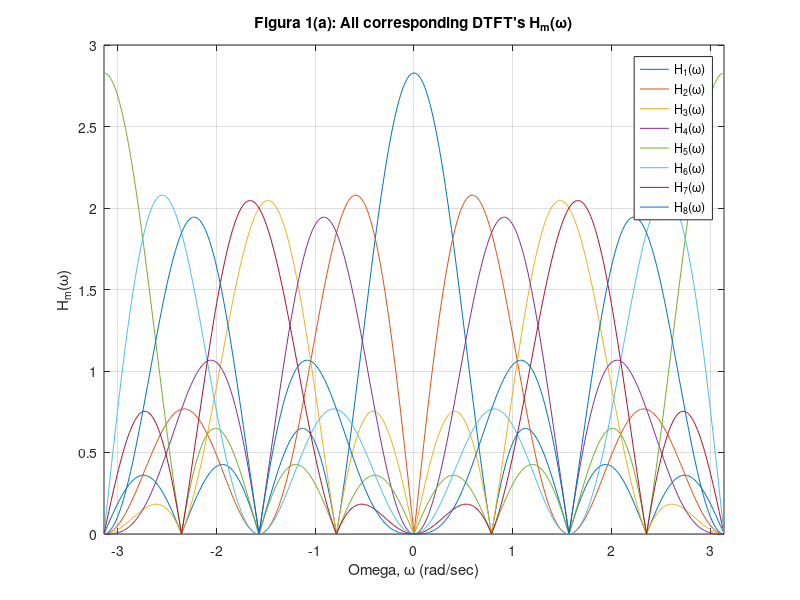
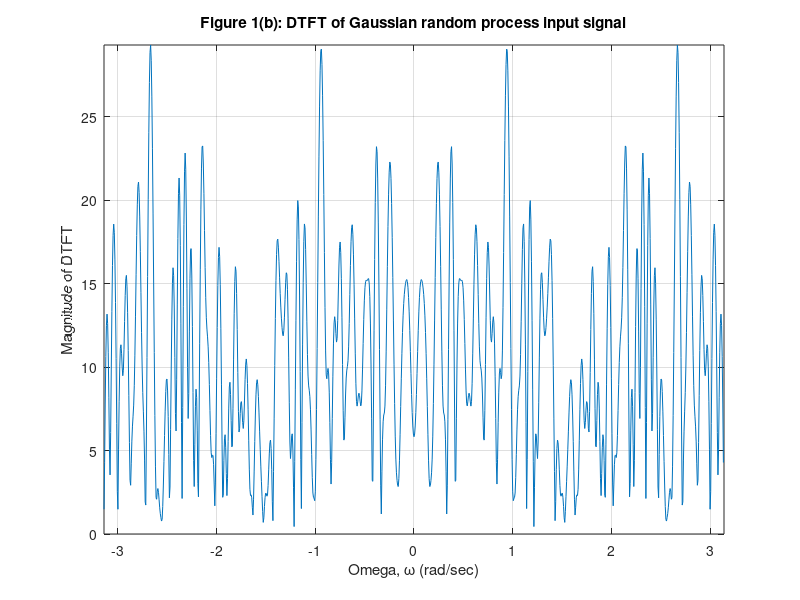
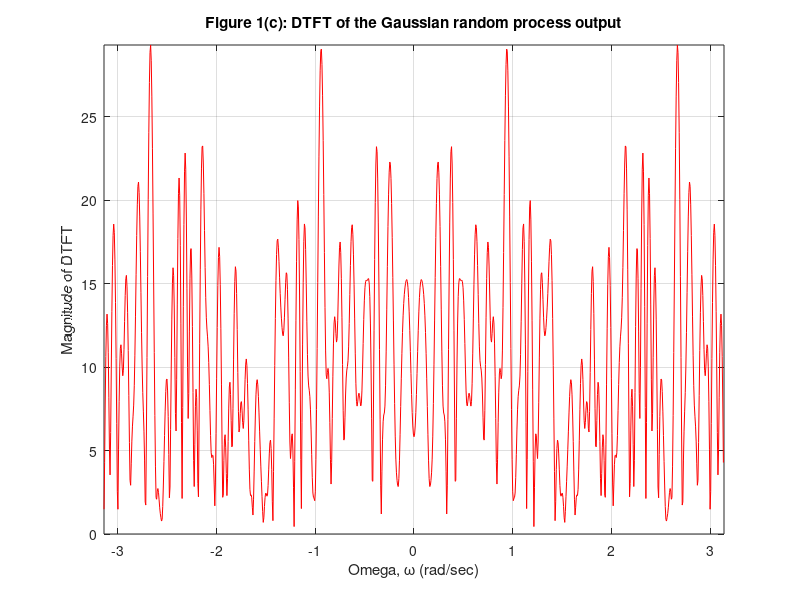
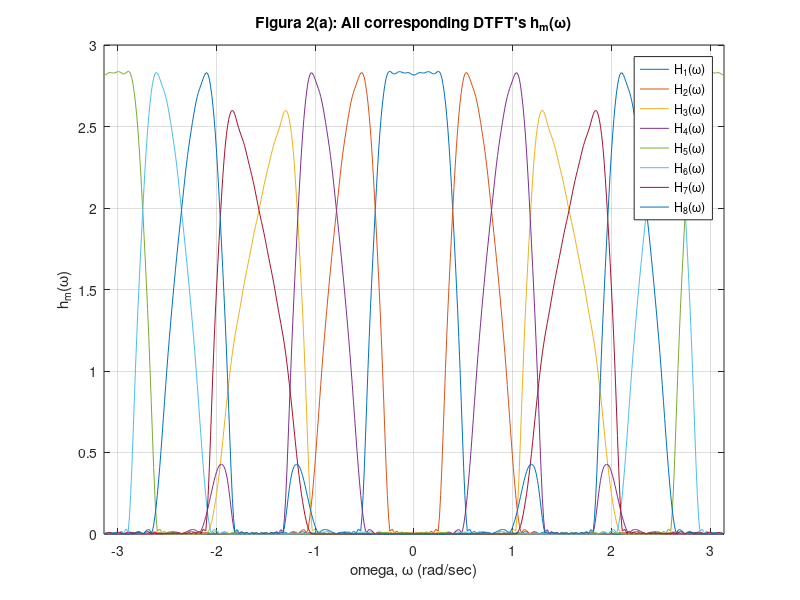

These charts were generated, in order, by the following MATLAB code:
%-----------------------------%
%         Sean Hwang          %
% ECE 538 - MATLAB Project 2  %
%     Source Code File        %
%-----------------------------%

clc
clf 
clear all
close all 

% A) h_0 = {1/sqrt(2), 1/sqrt(2)} ,, h_1 = {1/sqrt(2), -1/sqrt(2)} 

% Setting up M=8 channel DFT filter bank 
M = 8; 
h0 = [1 1] / sqrt(2); 
h1 = [1 -1] / sqrt(2); 
h00 = [1 0 1] / sqrt(2); 
h10 = [1 0 -1] / sqrt(2); 
h000 = [1 0 0 0 1] / sqrt(2); 
h100 = [1 0 0 0 -1] / sqrt(2); 


H_temp = conv(h0, h00); 
H(1,:) = conv(H_temp, h000); G(1,:) = H(1, :); 
H(2,:) = conv(H_temp, h100); G(2,:) = -H(2, :); 

H_temp = conv(h0, h10);
H(3,:) = conv(H_temp, h000); G(3,:) = -H(3, :); 
H(4,:) = conv(H_temp, h100); G(4,:) = H(4, :); 

H_temp = conv(h1, h00);
H(5,:) = conv(H_temp, h000); G(5,:) = -H(5, :); 
H(6,:) = conv(H_temp, h100); G(6,:) = H(6, :); 

H_temp = conv(h1, h10);
H(7,:) = conv(H_temp, h000); G(7,:) = H(7, :); 
H(8,:) = conv(H_temp, h100); G(8,:) = -H(8, :); 

% i) All corresponding DTFT's H_m(w) 

h_m(1,:)=abs(fftshift(fft(H(1,:),512)));
h_m(2,:)=abs(fftshift(fft(H(2,:),512)));
h_m(3,:)=abs(fftshift(fft(H(3,:),512)));
h_m(4,:)=abs(fftshift(fft(H(4,:),512)));
h_m(5,:)=abs(fftshift(fft(H(5,:),512)));
h_m(6,:)=abs(fftshift(fft(H(6,:),512)));
h_m(7,:)=abs(fftshift(fft(H(7,:),512)));
h_m(8,:)=abs(fftshift(fft(H(8,:),512)));

domega = 2 * pi / 512; 
omega = -pi:domega:pi-domega; 

figure(1) %Figure 1(a)  
plot(omega, h_m(1,:), ... 
     omega, h_m(2,:), ... 
     omega, h_m(3,:), ... 
     omega, h_m(4,:), ... 
     omega, h_m(5,:), ... 
     omega, h_m(6,:), ... 
     omega, h_m(7,:), ... 
     omega, h_m(8,:)); 
axis([-pi pi 0 3]); 
title('Figura 1(a): All corresponding DTFT''s H_m(\omega)')
ylabel('H_m(\omega)'); 
xlabel('Omega, \omega (rad/sec)');
legend('H_1(\omega)', 'H_2(\omega)', ...
       'H_3(\omega)', 'H_4(\omega)', ...
       'H_5(\omega)', 'H_6(\omega)', ...
       'H_7(\omega)', 'H_8(\omega)'); 
grid on

%ii) 8x8 matrix HH^H 

table1 = H*H'; 
table1 = round(table1)

%iii) DTFT of the Gaussian random process input signal 

x = randn(1,128); 

for m = 1:M
    W(m,:) = conv(x,H(m,:));
    X(m,:) = W(m,1:M:length(W(m,:)));
end

for m = 1:M
    Z(m,:) = zeros(1,M*length(X(m,:)));
    Z(m,1:M:length(Z(m,:))) = X(m,:);
    Y(m,:) = conv(Z(m,:),G(m,:));
end

y = zeros(1,length(Y(1,:)));

for m = 1:M
    y = y+Y(m,:);
end

domega = 2*pi/1024;
omega = -pi:domega:pi-domega;

yf1 = abs(fftshift(fft(x,1024)));
yf2 = abs(fftshift(fft(y,1024)));

figure(2) %Figure 1(b) 
plot(omega, yf1)
axis([-pi pi 0 max(yf1)]) 
xlabel('Omega, \omega (rad/sec)');
ylabel('Magnitude of DTFT') 
title('Figure 1(b): DTFT of Gaussian random process input signal') 
grid on 

%iv) DTFT of the corresponding output of the filter 

figure(3) %Figure 1(c) 
plot(omega, yf2, 'r')
axis([-pi pi 0 max(yf2)]) 
xlabel('Omega, \omega (rad/sec)');
ylabel('Magnitude of DTFT') 
title('Figure 1(c): DTFT of the Gaussian random process output') 
grid on 


% B) h_0 = h ,, h_1 = (-1)^n * h_0 

N = 16; 
beta = 0.35; 
n = -N:(N-1);
n = n+0.5;

h = 2 * beta * cos((1+beta)*pi*n/2)./(pi*(1-4*beta^2*n.^2));
h = h + sin((1-beta)*pi*n/2)./(pi*(n-4*beta^2*n.^3));
h = h * sqrt(2); 

h0 = h;
h1 = (-1).^(0:(length(n)-1)).*h; 
h00 = zeros(1,2*length(h)); 
h10 = h00;
h00(1,1:2:length(h00)) = h0;
h10(1,1:2:length(h10)) = h1;
h000 = zeros(1,4*length(h)); 
h100 = h000;
h000(1,1:4:length(h000)) = h0;
h100(1,1:4:length(h100)) = h1; 

H_tempB = conv(h0, h00); 
H_B(1,:) = conv(H_tempB, h000); G_B(1,:) = H_B(1, :); 
H_B(2,:) = conv(H_tempB, h100); G_B(2,:) = -H_B(2, :); 

H_tempB = conv(h0, h10);
H_B(3,:) = conv(H_tempB, h000); G_B(3,:) = -H_B(3, :); 
H_B(4,:) = conv(H_tempB, h100); G_B(4,:) = H_B(4, :); 

H_tempB = conv(h1, h00);
H_B(5,:) = conv(H_tempB, h000); G_B(5,:) = -H_B(5, :); 
H_B(6,:) = conv(H_tempB, h100); G_B(6,:) = H_B(6, :); 

H_tempB = conv(h1, h10);
H_B(7,:) = conv(H_tempB, h000); G_B(7,:) = H_B(7, :); 
H_B(8,:) = conv(H_tempB, h100); G_B(8,:) = -H_B(8, :); 

% i) All corresponding DTFT's h_mB(w) 

h_mB(1,:)=abs(fftshift(fft(H_B(1,:),512)));
h_mB(2,:)=abs(fftshift(fft(H_B(2,:),512)));
h_mB(3,:)=abs(fftshift(fft(H_B(3,:),512)));
h_mB(4,:)=abs(fftshift(fft(H_B(4,:),512)));
h_mB(5,:)=abs(fftshift(fft(H_B(5,:),512)));
h_mB(6,:)=abs(fftshift(fft(H_B(6,:),512)));
h_mB(7,:)=abs(fftshift(fft(H_B(7,:),512)));
h_mB(8,:)=abs(fftshift(fft(H_B(8,:),512))); 

domega_B = 2 * pi / 512; 
omega_B = -pi:domega_B:pi-domega_B; 

figure(4) %Figure 2(a)  
plot(omega_B, h_mB(1,:), ... 
     omega_B, h_mB(2,:), ... 
     omega_B, h_mB(3,:), ... 
     omega_B, h_mB(4,:), ... 
     omega_B, h_mB(5,:), ... 
     omega_B, h_mB(6,:), ... 
     omega_B, h_mB(7,:), ... 
     omega_B, h_mB(8,:)); 
axis([-pi pi 0 3]); 
title('Figura 2(a): All corresponding DTFT''s h_m(\omega)')
ylabel('h_m(\omega)'); 
xlabel('omega, \omega (rad/sec)');
legend('H_1(\omega)', 'H_2(\omega)', ...
       'H_3(\omega)', 'H_4(\omega)', ...
       'H_5(\omega)', 'H_6(\omega)', ...
       'H_7(\omega)', 'H_8(\omega)'); 
grid on

%ii) 8x8 matrix HH^H 
table2 = H_B*H_B'
